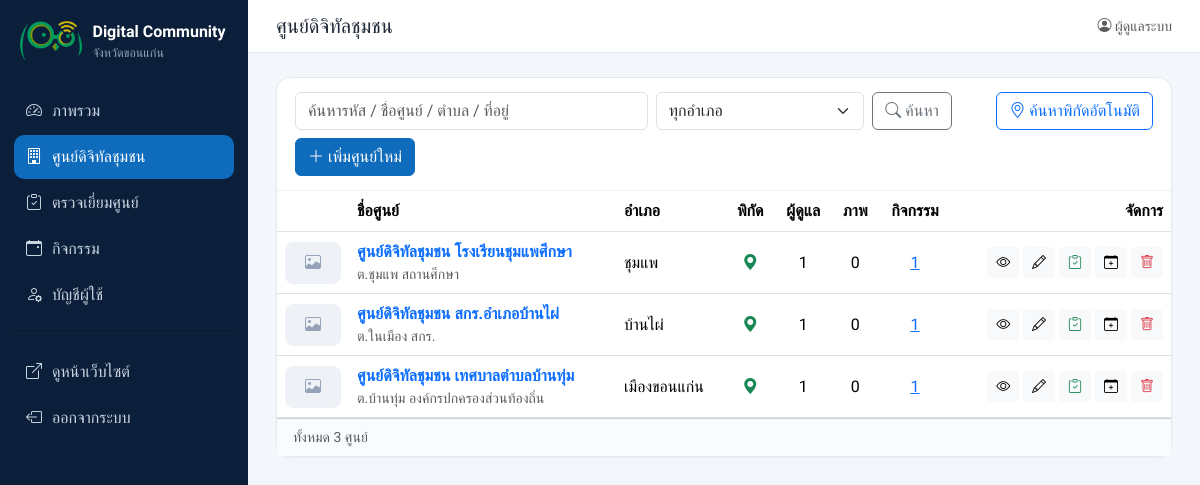
/admin/centers.php (signed in), run on the app's committed database.
### tables this page shows
CREATE TABLE IF NOT EXISTS centers (
  id            INT UNSIGNED AUTO_INCREMENT PRIMARY KEY,
  code          VARCHAR(30)  NULL,                   
  name          VARCHAR(255) NOT NULL,
  center_type   VARCHAR(100) NOT NULL DEFAULT '',    
  house_no      VARCHAR(30)  NOT NULL DEFAULT '',    
  moo           VARCHAR(10)  NOT NULL DEFAULT '',    
  address       VARCHAR(255) NOT NULL DEFAULT '',    
  village       VARCHAR(100) NOT NULL DEFAULT '',
  subdistrict   VARCHAR(100) NOT NULL DEFAULT '',
  district      VARCHAR(100) NOT NULL DEFAULT '',
  province      VARCHAR(100) NOT NULL DEFAULT 'ขอนแก่น',
  postcode      VARCHAR(10)  NOT NULL DEFAULT '',
  lat           DECIMAL(10,7) NULL,
  lng           DECIMAL(10,7) NULL,
  phone         VARCHAR(50)  NOT NULL DEFAULT '',
  email         VARCHAR(150) NOT NULL DEFAULT '',
  facebook      VARCHAR(255) NOT NULL DEFAULT '',
  open_hours    VARCHAR(150) NOT NULL DEFAULT '',
  services      TEXT NULL,                           
  description   TEXT NULL,
  cover_image   VARCHAR(255) NOT NULL DEFAULT '',
  is_active     TINYINT(1)   NOT NULL DEFAULT 1,
  created_at    DATETIME     NOT NULL DEFAULT CURRENT_TIMESTAMP,
  updated_at    DATETIME     NOT NULL DEFAULT CURRENT_TIMESTAMP ON UPDATE CURRENT_TIMESTAMP,
  UNIQUE KEY uq_code (code),
  KEY idx_district (district)
);

### includes/functions.php (called while the page is built, shortened)
<?php
function h($s): string
{
    return htmlspecialchars((string)$s, ENT_QUOTES, 'UTF-8');
}

### admin/centers.php (the view, shortened to what this page needs)
<?php
require_once __DIR__ . '/../includes/functions.php';
$pdo = db();
$q = trim($_GET['q'] ?? '');
$where = [];
$params = [];
$sql = "SELECT c.*,
          (SELECT COUNT(*) FROM center_staff s WHERE s.center_id = c.id) AS staff_count,
          (SELECT COUNT(*) FROM center_images i WHERE i.center_id = c.id) AS image_count,
          (SELECT COUNT(*) FROM activities a WHERE a.center_id = c.id) AS activity_count
        FROM centers c" . ($where ? ' WHERE ' . implode(' AND ', $where) : '') . ' ORDER BY c.district, c.name';
$st = $pdo->prepare($sql);
$st->execute($params);
$rows = $st->fetchAll();
require __DIR__ . '/partials/header.php';
?>
<div class="card">
  <div class="card-header">
    <form class="row g-2 align-items-center">
      <div class="col-md-5"><input name="q" class="form-control" placeholder="ค้นหารหัส / ชื่อศูนย์ / ตำบล / ที่อยู่" value="<?= h($q) ?>"></div>
      <div class="col-md-3">
        <select name="district" class="form-select">
          <option value="">ทุกอำเภอ</option>
        </select>
      </div>
      <div class="col-auto"><button class="btn btn-outline-secondary"><i class="bi bi-search"></i> ค้นหา</button></div>
      <div class="col-auto ms-auto"><a href="geocode.php" class="btn btn-outline-primary"><i class="bi bi-geo-alt"></i> ค้นหาพิกัดอัตโนมัติ</a></div>
      <div class="col-auto"><a href="center_form.php" class="btn btn-primary"><i class="bi bi-plus-lg"></i> เพิ่มศูนย์ใหม่</a></div>
    </form>
  </div>
  <div class="table-responsive">
    <table class="table table-hover align-middle mb-0">
      <thead><tr><th style="width:72px"></th><th>ชื่อศูนย์</th><th>อำเภอ</th><th class="text-center">พิกัด</th>
        <th class="text-center">ผู้ดูแล</th><th class="text-center">ภาพ</th><th class="text-center">กิจกรรม</th><th class="text-end">จัดการ</th></tr></thead>
      <tbody>
      <?php foreach ($rows as $r): ?>
        <tr class="<?= $r['is_active'] ? '' : 'table-secondary' ?>">
          <td><?php if ($r['cover_image']): ?><img src="../<?= h(upload_url($r['cover_image'])) ?>" class="thumb" alt=""><?php else: ?><span class="thumb thumb-empty"><i class="bi bi-image"></i></span><?php endif; ?></td>
          <td><a href="center_form.php?id=<?= (int)$r['id'] ?>" class="fw-semibold text-decoration-none"><?= h($r['name']) ?></a>
            <div class="small text-muted"><?= $r['code'] ? '<span class="badge text-bg-light border">' . h($r['code']) . '</span> ' : '' ?><?= h(trim('ต.' . $r['subdistrict'] . ' ' . $r['center_type'])) ?></div></td>
          <td><?= h($r['district']) ?></td>
          <td class="text-center"><?= $r['lat'] !== null && $r['lng'] !== null ? '<i class="bi bi-geo-alt-fill text-success" title="' . h($r['lat'] . ', ' . $r['lng']) . '"></i>' : '<i class="bi bi-geo-alt text-danger" title="ยังไม่ระบุพิกัด"></i>' ?></td>
          <td class="text-center"><?= (int)$r['staff_count'] ?></td>
          <td class="text-center"><?= (int)$r['image_count'] ?></td>
          <td class="text-center"><a href="activities.php?center_id=<?= (int)$r['id'] ?>"><?= (int)$r['activity_count'] ?></a></td>
          <td class="text-end text-nowrap">
            <a href="../center.html?id=<?= (int)$r['id'] ?>" target="_blank" class="btn btn-sm btn-light" title="ดูหน้าเว็บ"><i class="bi bi-eye"></i></a>
            <a href="center_form.php?id=<?= (int)$r['id'] ?>" class="btn btn-sm btn-light" title="แก้ไข"><i class="bi bi-pencil"></i></a>
            <a href="visit_form.php?center_id=<?= (int)$r['id'] ?>" class="btn btn-sm btn-light text-success" title="ตรวจเยี่ยม"><i class="bi bi-clipboard-check"></i></a>
            <a href="activity_form.php?center_id=<?= (int)$r['id'] ?>" class="btn btn-sm btn-light" title="เพิ่มกิจกรรม"><i class="bi bi-calendar-plus"></i></a>
            <form method="post" class="d-inline" data-confirm="ลบศูนย์ &quot;<?= h($r['name']) ?>&quot; รวมถึงผู้ดูแล ภาพ และกิจกรรมทั้งหมด?">
              <button class="btn btn-sm btn-light text-danger" title="ลบ"><i class="bi bi-trash"></i></button>
            </form>
          </td>
        </tr>
      <?php endforeach; ?>
      </tbody>
    </table>
  </div>
  <div class="card-footer small text-muted">ทั้งหมด <?= count($rows) ?> ศูนย์</div>
</div>
<?php require __DIR__ . '/partials/footer.php'; ?>

### assets/css/admin.css (style rules this page uses)
:root { --brand:#0f6cbd;--brand-2:#14b8a6;--ink:#1f2937;--side:#0b1f3a }
body { font-family:'Sarabun',system-ui,sans-serif;background:#f3f6fa;color:var(--ink) }
h1,h2,h3,h4,h5,.brand,.stat-num,.btn,.card-header { font-family:'Prompt','Sarabun',sans-serif }
.card { border:1px solid #e5e9f0;border-radius:14px;box-shadow:0 1px 2px rgba(15,23,42,.04) }
.card-header { background:#fff;border-bottom:1px solid #eef1f5;padding:14px 18px;border-radius:14px 14px 0 0!important }
.card-footer { background:#fafbfd }
.btn-primary { background:var(--brand);border-color:var(--brand) }
.thumb { width:56px;height:42px;object-fit:cover;border-radius:8px;display:inline-grid;place-items:center }
.thumb-empty { background:#eef2f7;color:#94a3b8 }

### data on the page
centers: name "ศูนย์ดิจิทัลชุมชน โรงเรียนชุมแพศึกษา", subdistrict+center_type "ต.ชุมแพ สถานศึกษา", district "ชุมแพ", staff_count "1", image_count "0", activity_count "1"
centers: name "ศูนย์ดิจิทัลชุมชน สกร.อำเภอบ้านไผ่", subdistrict+center_type "ต.ในเมือง สกร.", district "บ้านไผ่", staff_count "1", image_count "0", activity_count "1"
centers: name "ศูนย์ดิจิทัลชุมชน เทศบาลตำบลบ้านทุ่ม", subdistrict+center_type "ต.บ้านทุ่ม องค์กรปกครองส่วนท้องถิ่น", district "เมืองขอนแก่น", staff_count "1", image_count "0", activity_count "1"

### other printed values
PROVINCE "ขอนแก่น"
$label "ภาพรวม"
$label "ศูนย์ดิจิทัลชุมชน"
$label "ตรวจเยี่ยมศูนย์"
$label "กิจกรรม"
$label "บัญชีผู้ใช้"
$pageTitle "ศูนย์ดิจิทัลชุมชน"
$user['fullname'] ?: $user['username'] "ผู้ดูแลระบบ"
count($rows) "3"
